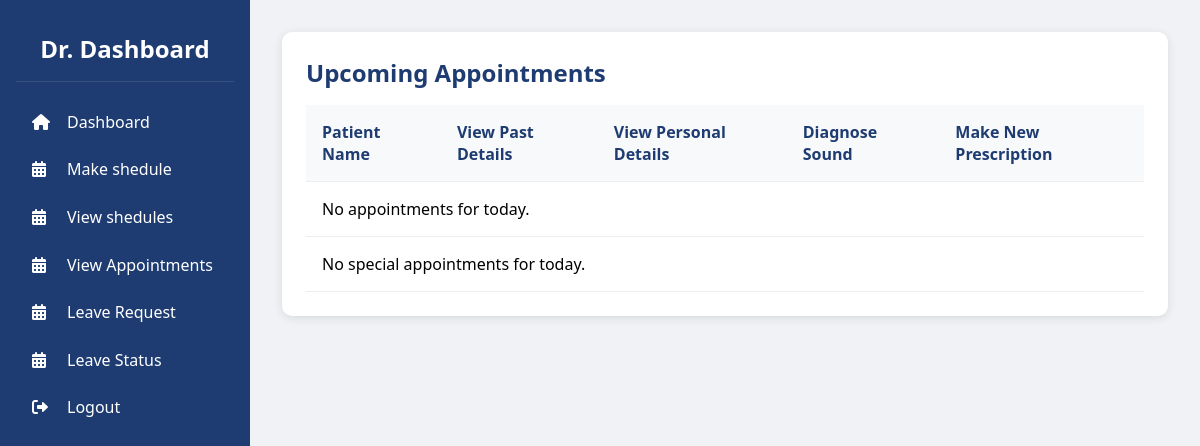
Before: /doctor/dashboard (signed in) with the older database file.
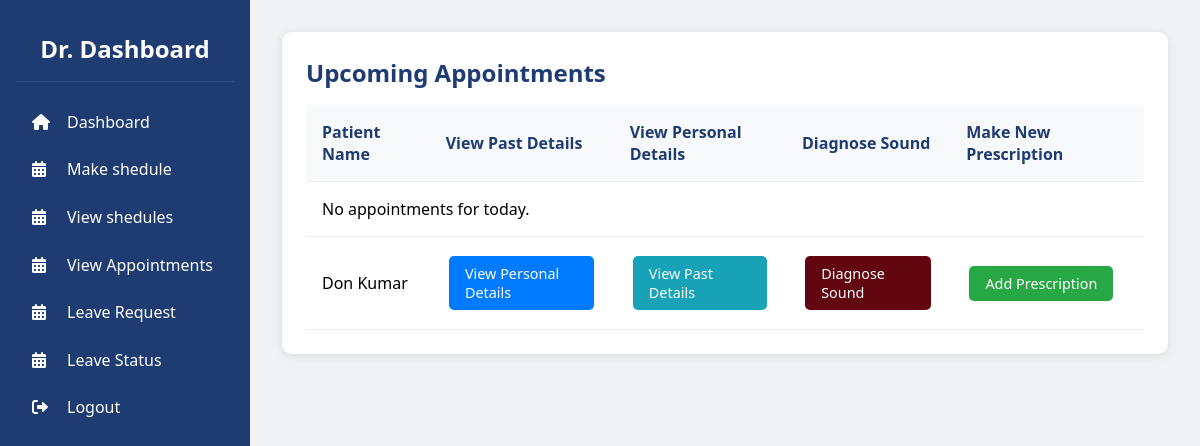
After: the same page with the newer database file.
### patient/models.py (models this page shows)
class Appointment_s(models.Model):
    userid = models.ForeignKey(user, on_delete=models.CASCADE, related_name='patient_appointments')
    doctorid = models.ForeignKey(user, on_delete=models.CASCADE, related_name='doctor_appointments')
    date = models.DateField()
    status = models.IntegerField()

### doctor/views.py (the view)
# urls.py: path('doctor/dashboard', views.doctordash,name='doctordash'),
def doctordash(request):
    user_id = request.session.get('user_id')
    if not user_id:
        return redirect('login')  # Redirect if not authenticated
    current_date = date.today()
    appointments = (
        Appointments.objects
        .filter(shedule_id__userid=user_id, shedule_id__date_she=current_date)
        .select_related('userid', 'shedule_id')
        .values(
            'userid',  # This is the patient ID
            'userid__firstname',
            'userid__lastname',
            'shedule_id__id'  # Sheduler table ID
        )
    )
    doctor_appointments = (
        Appointment_s.objects
        .filter(doctorid_id=user_id, date=current_date)
        .select_related('userid')  # for patient info
        .values(
            'id',
            'userid__id',
            'userid__firstname',
            'userid__lastname',
            'date',
            'status'
        )
    )
    print("Appointments:", appointments)
    print("Appointments:", doctor_appointments)
    return render(request, 'doctor.html', {'doctor_appointments':doctor_appointments,'appointments': appointments, 'user_id': user_id})

### doctor/templates/doctor.html (shortened to what the changed rows need)
<!DOCTYPE html>
<html lang="en">
<head>
    <link rel="stylesheet" href="https://cdnjs.cloudflare.com/ajax/libs/font-awesome/6.0.0/css/all.min.css">
</head>
<body>
    <aside class="sidebar">
        <div class="sidebar-header">
            <h2>Dr. Dashboard</h2>
        </div>
    </aside>
    <main class="main-content">
        <div class="appointment-list">
            <h2>Upcoming Appointments</h2>
            <table>
                <thead>
                    <tr>
                        <th>Patient Name</th>
                        <th>View Past Details</th>
                        <th>View Personal Details</th>
                        <th>Diagnose Sound</th>
                        <th>Make New Prescription</th>
                    </tr>
                </thead>
                <tbody>
                    {% if doctor_appointments %}
                    {% for appointments in doctor_appointments %}
                    <tr>
                        <td>{{ appointments.userid__firstname }} {{ appointments.userid__lastname }}</td>
                        <td>
                            <a href="{% url 'patient_view_page' appointments.userid__id %}" class="action-button view-personal-btn">
                                View Personal Details
                            </a>
                        </td>
                        <td>
                            <a href="{% url 'prescription_doctor_view' appointments.userid__id %}" class="action-button view-past-btn">
                                View Past Details
                            </a>
                        </td>
                        <td>
                            <a href="{% url 'predict' appointments.userid__id %}" class="action-button diagnose-sound-btn">
                                Diagnose Sound
                            </a>
                        </td>
                        <td>
                            <a href="{% url 'add_presicription' appointments.id appointments.userid__id %}" class="action-button add-prescription-btn">
                                Add Prescription
                            </a>
                        </td>
                    </tr>
                    {% endfor %}
                {% else %}
                    <tr>
                        <td colspan="5">No special appointments for today.</td>
                    </tr>
                {% endif %}
                </tbody>
            </table>
        </div>
    </main>
</body>
</html>

Changed rows visible on the page:
added Appointment_s: userid__firstname "Don", userid__lastname "Kumar"
Other visible differences:
text no longer shown: "No special appointments for today."
